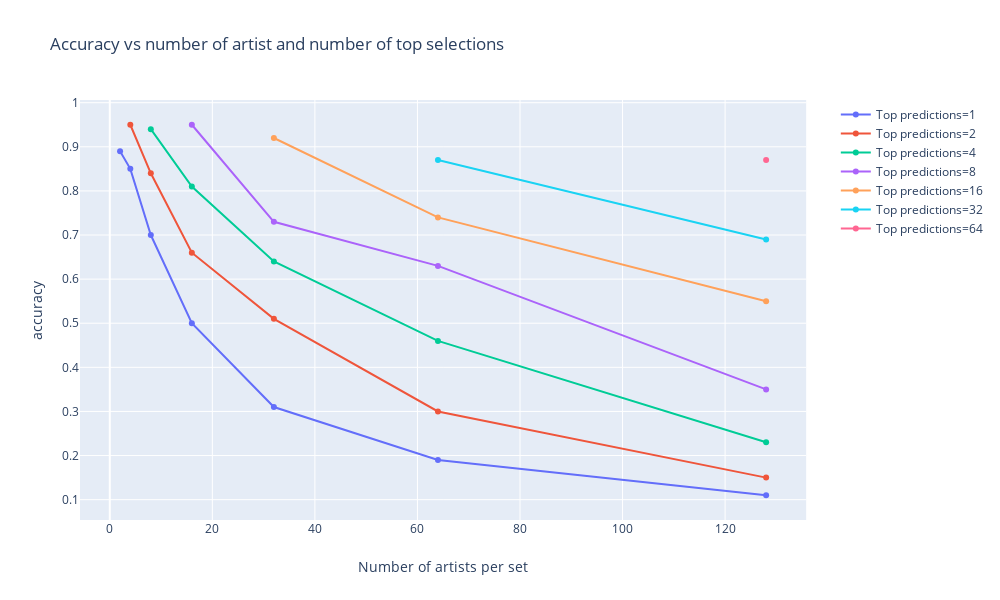

The notebook cell this image was saved under:
### Code cell
fig = px.line(result_df, x='n_artist', y='accuracy', color='top_n', 
              title='Accuracy vs number of artist and number of top selections', 
              labels={'n_artist': 'Number of artists per set', 'top_n': 'Top predictions'}).update_traces(mode='lines+markers')
fig.update_layout(
    autosize=False,
    width=1000,
    height=600,)
fig.show()

### Figure 1 — Plotly figure (JSON) as saved in the notebook; plotly's stock layout.template omitted (floating-point values rounded to 4 significant figures)
{"data": [{"hoverlabel": {"namelength": 0}, "hovertemplate": "Top predictions=1<br>Number of artists per set=%{x}<br>accuracy=%{y}", "legendgroup": "Top predictions=1", "line": {"color": "#636efa", "dash": "solid"}, "mode": "lines+markers", "name": "Top predictions=1", "showlegend": true, "type": "scatter", "x": [2, 4, 8, 16, 32, 64, 128], "xaxis": "x", "y": [0.89, 0.85, 0.7, 0.5, 0.31, 0.19, 0.11], "yaxis": "y"}, {"hoverlabel": {"namelength": 0}, "hovertemplate": "Top predictions=2<br>Number of artists per set=%{x}<br>accuracy=%{y}", "legendgroup": "Top predictions=2", "line": {"color": "#EF553B", "dash": "solid"}, "mode": "lines+markers", "name": "Top predictions=2", "showlegend": true, "type": "scatter", "x": [4, 8, 16, 32, 64, 128], "xaxis": "x", "y": [0.95, 0.84, 0.66, 0.51, 0.3, 0.15], "yaxis": "y"}, {"hoverlabel": {"namelength": 0}, "hovertemplate": "Top predictions=4<br>Number of artists per set=%{x}<br>accuracy=%{y}", "legendgroup": "Top predictions=4", "line": {"color": "#00cc96", "dash": "solid"}, "mode": "lines+markers", "name": "Top predictions=4", "showlegend": true, "type": "scatter", "x": [8, 16, 32, 64, 128], "xaxis": "x", "y": [0.94, 0.81, 0.64, 0.46, 0.23], "yaxis": "y"}, {"hoverlabel": {"namelength": 0}, "hovertemplate": "Top predictions=8<br>Number of artists per set=%{x}<br>accuracy=%{y}", "legendgroup": "Top predictions=8", "line": {"color": "#ab63fa", "dash": "solid"}, "mode": "lines+markers", "name": "Top predictions=8", "showlegend": true, "type": "scatter", "x": [16, 32, 64, 128], "xaxis": "x", "y": [0.95, 0.73, 0.63, 0.35], "yaxis": "y"}, {"hoverlabel": {"namelength": 0}, "hovertemplate": "Top predictions=16<br>Number of artists per set=%{x}<br>accuracy=%{y}", "legendgroup": "Top predictions=16", "line": {"color": "#FFA15A", "dash": "solid"}, "mode": "lines+markers", "name": "Top predictions=16", "showlegend": true, "type": "scatter", "x": [32, 64, 128], "xaxis": "x", "y": [0.92, 0.74, 0.55], "yaxis": "y"}, {"hoverlabel": {"namelength": 0}, "hovertemplate": "Top predictions=32<br>Number of artists per set=%{x}<br>accuracy=%{y}", "legendgroup": "Top predictions=32", "line": {"color": "#19d3f3", "dash": "solid"}, "mode": "lines+markers", "name": "Top predictions=32", "showlegend": true, "type": "scatter", "x": [64, 128], "xaxis": "x", "y": [0.87, 0.69], "yaxis": "y"}, {"hoverlabel": {"namelength": 0}, "hovertemplate": "Top predictions=64<br>Number of artists per set=%{x}<br>accuracy=%{y}", "legendgroup": "Top predictions=64", "line": {"color": "#FF6692", "dash": "solid"}, "mode": "lines+markers", "name": "Top predictions=64", "showlegend": true, "type": "scatter", "x": [128], "xaxis": "x", "y": [0.87], "yaxis": "y"}], "layout": {"autosize": false, "height": 600, "legend": {"tracegroupgap": 0}, "title": {"text": "Accuracy vs number of artist and number of top selections"}, "width": 1000, "xaxis": {"anchor": "y", "domain": [0, 0.98], "title": {"text": "Number of artists per set"}}, "yaxis": {"anchor": "x", "domain": [0, 1], "title": {"text": "accuracy"}}}}
